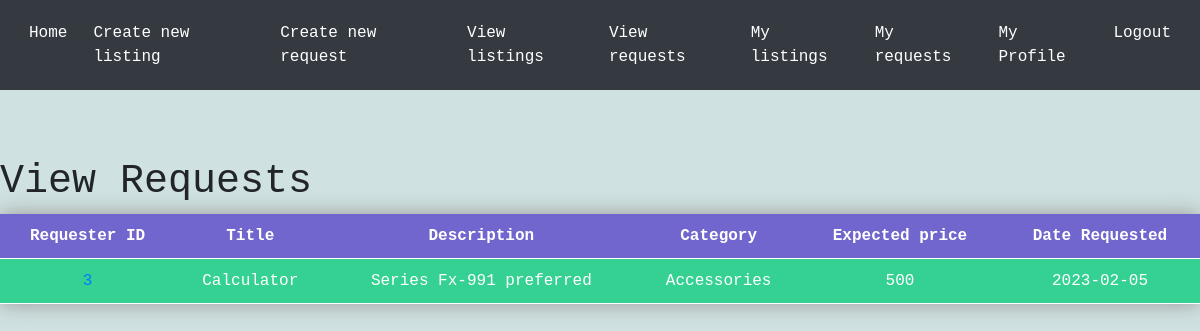
/viewrequests (signed in), run on an earlier commit of the app's database.
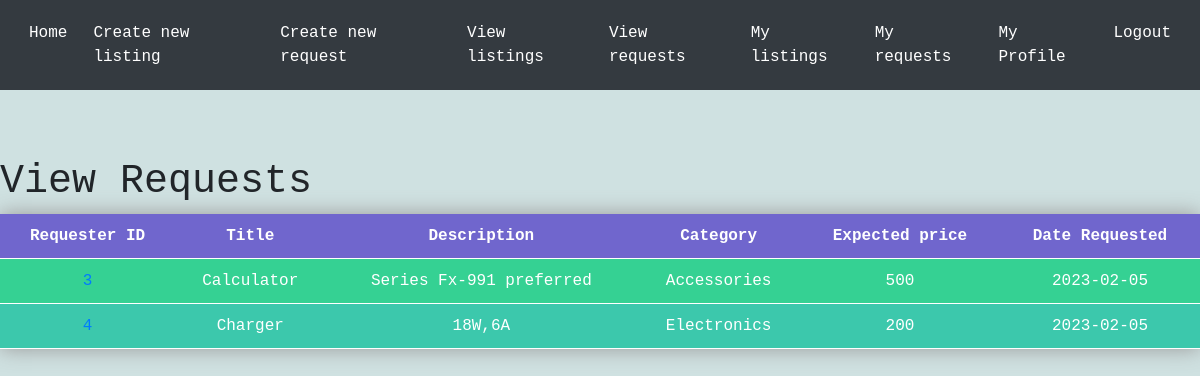
And on a later commit of the database.
### tables this page shows
CREATE TABLE requests (
    id INTEGER PRIMARY KEY AUTOINCREMENT,
    user_id INTEGER NOT NULL,
    title TEXT NOT NULL,
    description TEXT NOT NULL,
    category TEXT NOT NULL,
    price INTEGER NOT NULL,
    date DATE,
    FOREIGN KEY (user_id) REFERENCES Users(id)
);

### app.py (the view)
@app.route('/viewrequests')
def viewrequests():
    conn = sqlite3.connect('database.db')
    c = conn.cursor()
    c.execute("SELECT * FROM requests where user_id != ?",(session['id'],))
    requests = c.fetchall()
    return render_template('viewrequests.html', requests=requests)

### templates/viewrequests.html (shortened to what this page needs)
{% extends 'base.html' %}
{% block content %}
    <h1>View Requests</h1>
    <table class="neon-table">
        <tr>
            <th>Requester ID</th>
            <th>Title</th>
            <th>Description</th>
            <th>Category</th>
            <th>Expected price</th>
            <th>Date Requested</th>
        </tr>
        {% for request in requests %}
        <tr>
            <td>
                <a href="/otherprofile/{{ request[1] }}">
                {{ request[1] }}
                </a>
            </td>
            <td>{{ request[2] }}</td>
            <td>{{ request[3] }}</td>
            <td>{{ request[4] }}</td>
            <td>{{ request[5] }}</td>
            <td>{{ request[6] }}</td>
        {% endfor %}
    </table>
{% endblock %}

What changed in the data, as far as the page shows it:
added requests: user "4", title "Charger", description "18W,6A", category "Electronics", price "200", date "2023-02-05"
